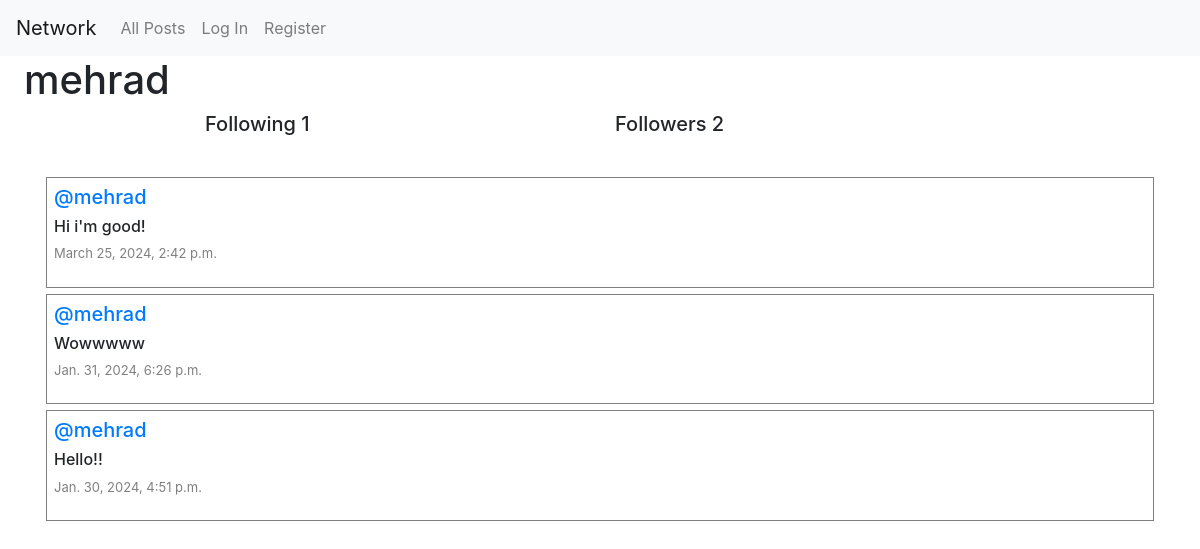
The app's page /profile/1 with its own data.
### network/models.py (models this page shows, shortened)
class User(AbstractUser):
    pass

class Post(models.Model):
    content =models.CharField(max_length=150)
    user = models.ForeignKey(User, on_delete=models.CASCADE , related_name="author")
    date = models.DateTimeField(auto_now_add=True)
    liked = models.ManyToManyField('User', default=None, blank=True, related_name='post_likes')

### network/views.py (the view)
# urls.py: path("profile/<int:user_id>", views.profile, name="profile"),
def profile(request, user_id):
    user = User.objects.get(pk=user_id)
    allPosts = Post.objects.filter(user=user).order_by("id").reverse()
    followers = Follow.objects.filter(user_follower=user)
    following = Follow.objects.filter(user=user)
    try:
        followCheck = followers.filter(user=User.objects.get(pk=request.user.id))
        if len(followCheck) != 0 :
            isFollowing = True
        else:
            isFollowing = False
    except:
        isFollowing = False
    paginator = Paginator(allPosts, 10)
    pageNumber = request.GET.get('page')
    posts_inside_the_page = paginator.get_page(pageNumber)
    return render(request, "network/profile.html",{
        "allPosts": allPosts,
        "posts_inside_the_page": posts_inside_the_page,
        "username" : user.username,
        "followers": followers,
        "following": following,
        "isFollowing": isFollowing,
        "userProfile": user
        })

### network/templates/network/profile.html (shortened to what this page needs)
{% extends "network/layout.html" %}
{% block body %}
    <h1 class="mx-4">{{ username }}</h1>
    <div>
        <div class="row d-flex justify-content-center">
            <h5 class="col-4">Following {{ following.count }} </h5>
            <h5 class="col-4">Followers {{ followers.count }}</h5>
        </div>
    </div>
    <div class="allPosts">
        {% for post in posts_inside_the_page %}
            <div class="row post mx-3">
                <h5 class="username"><a href="{% url 'profile' user_id=post.user.id %}">@{{ post.user }}</a></h5>
                <h6 class="content" id="content_{{ post.id }}">{{ post.content }}</h6>
                <p class="date">{{ post.date }}</p>
            </div>
        {% endfor %}
    </div>
{% endblock %}

### network/static/network/styles.css (style rules this page uses)
.allPosts { display: flex; flex-direction: column; justify-content: flex-start; margin: 30px; }
.post { display: flex; flex-direction: column; justify-content: center; border: 1px solid gray; margin: 3px; padding: 7px; }
.date { font-size:small; color: gray; }

### records on screen
User: username "mehrad"
Post: user "mehrad", content "Hi i'm good!", date "March 25, 2024, 2:42 p.m."
Post: user "mehrad", content "Wowwwww", date "Jan. 31, 2024, 6:26 p.m."
Post: user "mehrad", content "Hello!!", date "Jan. 30, 2024, 4:51 p.m."

### other values on screen
{{ following.count }} "1"
{{ followers.count }} "2"
